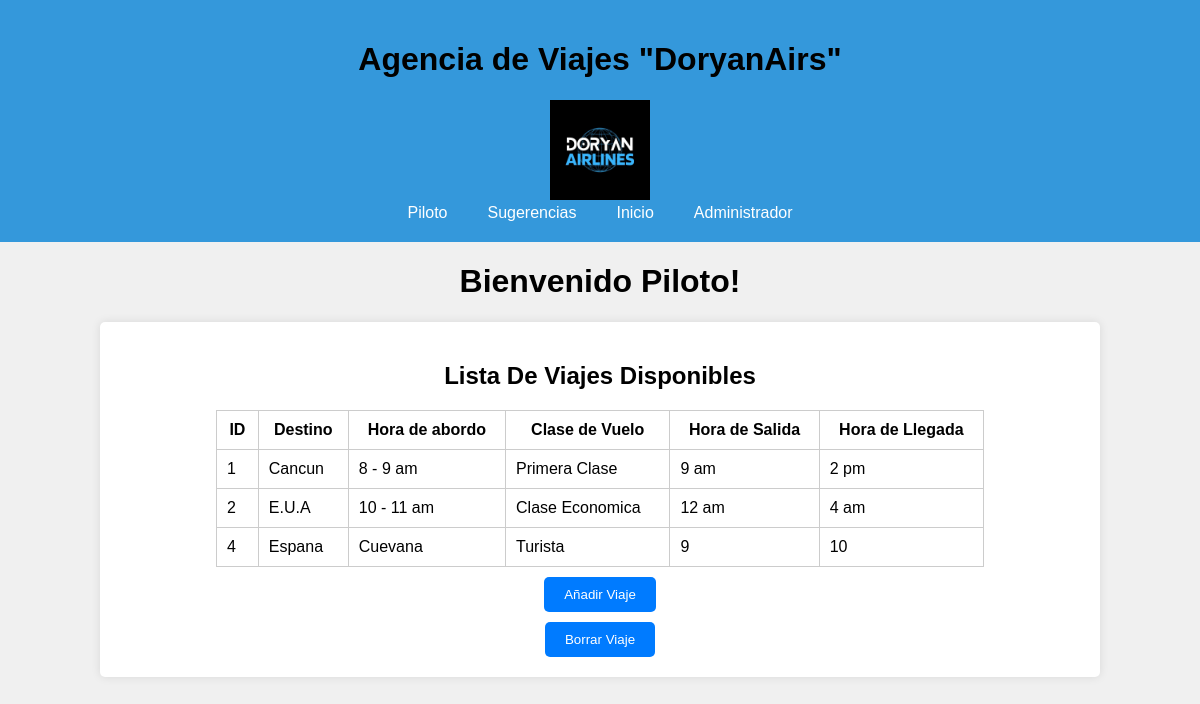
The app's page /admin.php with its own data.
### tables this page shows
CREATE TABLE `agencia` (
  `Id` int(11) NOT NULL,
  `Viajes` varchar(20) NOT NULL,
  `Clase_vuelo` varchar(20) NOT NULL,
  `Destino` varchar(20) NOT NULL,
  `Hora_salida` varchar(10) NOT NULL,
  `Hora_Llegada` varchar(20) NOT NULL
);

### admin.php (the view, shortened to what this page needs)
<!DOCTYPE html>
<html lang="en">
<head>
    <link rel="stylesheet" href="style.css">
    <link rel="stylesheet" href="css/cabecera.css">
    <link rel="stylesheet" href="https://cdnjs.cloudflare.com/ajax/libs/animate.css/4.0.0/animate.min.css">
</head>
<body>
<header>
        <h1>Agencia de Viajes "DoryanAirs"</h1>
        <img src="img\logo.jpg" alt="logo" width="100px">
        <nav>
            <a href="index.html">Piloto</a>
            <a href="sugerencias.php">Sugerencias</a>
            <a href="index.php">Inicio</a>
            <a href="index.html">Administrador</a>
        </nav>
    </header>
    <h1> Bienvenido Piloto!</h1>
    <div class="container">
        <center><h2>Lista De Viajes Disponibles</h2></center>
        <div class="viajes-disponibles">
            <?php
            $servername = "localhost";
            $username = "root";
            $password = "";
            $database = "viajes";
            $conn = new mysqli($servername, $username, $password, $database, 3306);
            $sql = "SELECT Id, Destino, Viajes, Clase_vuelo, Hora_salida, Hora_Llegada FROM agencia";
            $result = $conn->query($sql);
            ?>
            <table>
                <tr>
                    <th>ID</th>
                    <th>Destino</th>
                    <th>Hora de abordo</th>
                    <th>Clase de Vuelo</th>
                    <th>Hora de Salida</th>
                    <th>Hora de Llegada</th>
                </tr>
                <?php
                if ($result->num_rows > 0) {
                    while ($row = $result->fetch_assoc()) {
                        echo "<tr>";
                        echo "<td>" . $row["Id"] . "</td>";
                        echo "<td>" . $row["Destino"] . "</td>";
                        echo "<td>" . $row["Viajes"] . "</td>";
                        echo "<td>" . $row["Clase_vuelo"] . "</td>";
                        echo "<td>" . $row["Hora_salida"] . "</td>";
                        echo "<td>" . $row["Hora_Llegada"] . "</td>";
                        echo "</tr>";
                    }
                } else {
                    echo "<tr><td colspan='6'>No se encontraron registros.</td></tr>";
                }
                ?>
            </table>
        </div>
<form action="Registroviaje.html">
<input type="submit" value="Añadir Viaje" />
</form>
<form action="Borrar.html">
 <input type="submit" value="Borrar Viaje" />
</form>
</body>
</html>

### style.css (style rules this page uses)
body { font-family: Arial, sans-serif; margin: 0; padding: 0; background-color: #f0f0f0; }
header { text-align: center; background-color: #3498db; padding: 20px 0; }
nav { display: flex; justify-content: center; border-color: #000000; }
nav a { text-decoration: none; color: #fff; margin: 0 20px; transition: color 0.3s; border-color: #000000; }
.container { width: 80%; margin: 20px auto; background-color: #fff; padding: 20px; border-radius: 5px; box-shadow: 0 0 10px rgba(0, 0, 0, 0.1); }
h1 { text-align: center; }
.viajes-disponibles { display: flex; justify-content: space-between; flex-wrap: wrap; }

### admin.php (style rules this page uses)
.viajes-disponibles table, .costos table { width: 80%; margin: 0 auto; border-collapse: collapse; }
.viajes-disponibles th, .viajes-disponibles td, .costos th, .costos td { padding: 10px; border: 1px solid #ccc; }
form { text-align: center; margin-top: 10px; }
input[type="submit"] { background-color: #007BFF; color: #fff; padding: 10px 20px; border: none; cursor: pointer; border-radius: 5px; }

### records on screen
agencia: Id "1", Destino "Cancun", Viajes "8 - 9 am", Clase_vuelo "Primera Clase", Hora_salida "9 am", Hora_Llegada "2 pm"
agencia: Id "2", Destino "E.U.A", Viajes "10 - 11 am", Clase_vuelo "Clase Economica", Hora_salida "12 am", Hora_Llegada "4 am"
agencia: Id "4", Destino "Espana", Viajes "Cuevana", Clase_vuelo "Turista", Hora_salida "9", Hora_Llegada "10"
